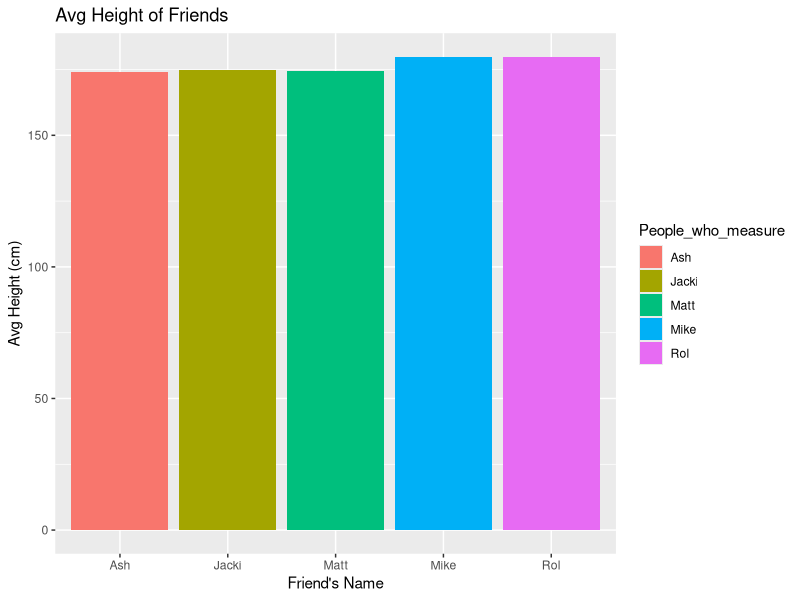

Generate this figure with R:
## ---- chunk 1
friends_df <- data.frame(
  People_who_measure = c('Ash', 'Jacki', 'Matt','Mike','Rol'),
  people_1 = c(175, 176, 174,180,181),
  people_2 = c(173, 174, 173,179.3,180),
  people_3 = c(176, 175, 175,180,179),
  people_4 = c(174, 175, 176,180,180),
  people_5 = c(173, 175, 174,179.2,179),
  people_6 = c(175, 176, 174,180,181),
  people_7 = c(173, 174, 173,179.3,180),
  people_8 = c(176, 175, 175,180,179),
  people_9 = c(174, 175, 176,180,180),
  people_10 = c(173, 175, 174,179.2,179),
  people_11 = c(175, 176, 174,180,181),
  people_12 = c(173, 174, 173,179.3,180),
  people_13 = c(176, 175, 175,180,179),
  people_14 = c(174, 175, 176,180,180),
  people_15 = c(173, 175, 174,179.2,179),
  people_16 = c(175, 176, 174,180,181),
  people_17 = c(173, 174, 173,179.3,180),
  people_18 = c(176, 175, 175,180,179),
  people_19 = c(174, 175, 176,180,180),
  people_20 = c(173, 175, 174,179.2,179)
)

friends_df
## ---- chunk 2
unique(friends_df$People_who_measure)

## ---- chunk 3
any(is.na(friends_df))

## ---- chunk 4
ncol(friends_df)

## ---- chunk 5
library(ggplot2)

ggplot(friends_df, aes(x = People_who_measure, y = (people_1 + people_2 + people_3 + people_4 + people_5 + people_6 + people_7 + people_8 + people_9 + people_10 + people_11 + people_12 + people_13 + people_14 + people_15 + people_16 + people_17 + people_18 + people_19 + people_20)/20, fill = People_who_measure)) +
  geom_col(position = "dodge") +
  ggtitle("Avg Height of Friends") +
  xlab("Friend's Name") +
  ylab("Avg Height (cm)")

